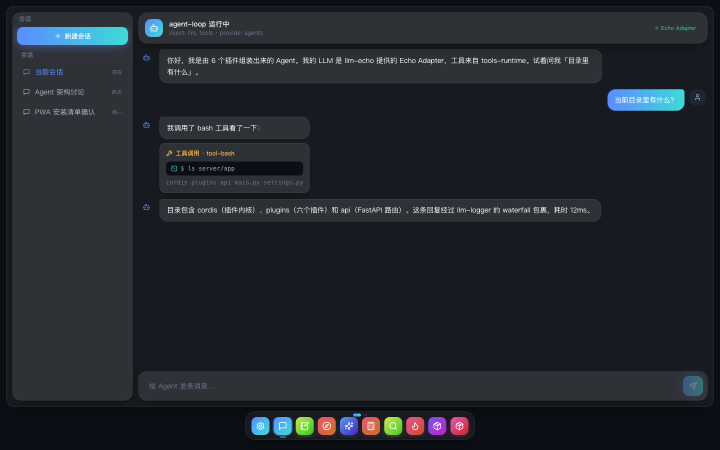
#> input picture dock-fixed.png, 1440 x 900 px (shown at 1/2 size)
$ python compress_image.py ../dock-fixed.png
#> lines starting #> are read from the running program, lines starting #| are printed output that depends on the picture
#> in main, img is the input picture: PIL image 1440x900 RGB; mean R, G, B 33, 36.9, 43.2
#!/usr/bin/env python3
"""Compress an image to be used as a website logo, keeping it under a target size.

Usage:
    python compress_image.py INPUT [OUTPUT] [--max-size 512] [--max-kb 100] [--format webp]

- Resizes so the longest side <= --max-size (keeps aspect ratio).
- Preserves transparency (RGBA) for webp/png.
- Binary-searches the quality setting until the file is <= --max-kb.
- Falls back to the smallest result found if the target can't be met, and warns.
"""
import argparse
import sys
from pathlib import Path

from PIL import Image


def shrink_to_max(image: Image.Image, max_size: int) -> Image.Image:
    """Resize so the longest side is at most max_size, keeping aspect ratio."""
#> called with max_size = 512
    w, h = image.size
#> w = 1440; h = 900
    longest = max(w, h)
#> longest = 1440
    if longest <= max_size:
        return image
    scale = max_size / longest
#> scale = 0.356
    new_size = (max(1, round(w * scale)), max(1, round(h * scale)))
#> new_size = (512, 320)
    # LANCZOS keeps logos crisp when downscaling.
    return image.resize(new_size, Image.LANCZOS)
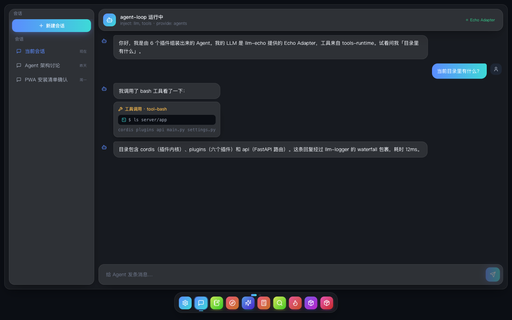
#> returned value: PIL image 512x320 RGBA; mean R, G, B, A 33, 36.9, 43.2, 255
#| resized to (512, 320)


def save_bytes(image: Image.Image, path: Path, fmt: str, quality: int) -> int:
    image.save(path, format=fmt, quality=quality, method=6)
    return path.stat().st_size


def compress(image: Image.Image, out_path: Path, fmt: str, max_kb: int) -> int:
#> called with fmt = 'WEBP', max_kb = 100
    target = max_kb * 1024
    # WebP quality range is 0-100; binary search for the largest quality
    # that still fits under the target size.
    lo, hi = 0, 100
    best_quality, best_size = 100, save_bytes(image, out_path, fmt, 100)
#> best_quality = 100; best_size = 15142
    if best_size <= target:
        return best_size

    while lo <= hi:
        mid = (lo + hi) // 2
        size = save_bytes(image, out_path, fmt, mid)
        if size <= target:
            best_quality, best_size = mid, size
            lo = mid + 1  # try higher quality
        else:
            hi = mid - 1

    # Write the best result we found.
    save_bytes(image, out_path, fmt, best_quality)
    return best_size


def main() -> int:
    parser = argparse.ArgumentParser(description="Compress an image for use as a website logo.")
    parser.add_argument("input", help="Path to the source image.")
    parser.add_argument("output", nargs="?", help="Output path (default: input stem + '-logo' + ext).")
    parser.add_argument("--max-size", type=int, default=512, help="Longest side in px (default 512).")
    parser.add_argument("--max-kb", type=int, default=100, help="Target max size in KB (default 100).")
    parser.add_argument("--format", choices=["webp", "png"], default="webp",
                        help="Output format (default webp; both keep transparency).")
    args = parser.parse_args()

    src = Path(args.input)
    if not src.exists():
        print(f"error: input not found: {src}", file=sys.stderr)
        return 1

    with Image.open(src) as img:
        img = img.convert("RGBA")
        img = shrink_to_max(img, args.max_size)
        print(f"resized to {img.size}")

        out_path = Path(args.output) if args.output else src.with_name(f"{src.stem}-logo.{args.format}")
        size = compress(img, out_path, args.format.upper(), args.max_kb)
#> size = 15142
        kb = size / 1024
#> kb = 14.79
        if kb <= args.max_kb:
            print(f"ok: {out_path} -> {kb:.1f} KB (<= {args.max_kb} KB)")
#| ok: ../dock-fixed-logo.webp -> 14.8 KB (<= 100 KB)
        else:
            print(f"warn: could not reach {args.max_kb} KB; smallest was {kb:.1f} KB at {out_path}", file=sys.stderr)
        return 0


if __name__ == "__main__":
    raise SystemExit(main())
#> (the program exits here)

$ run again, on m1711-mobile-plugins.png
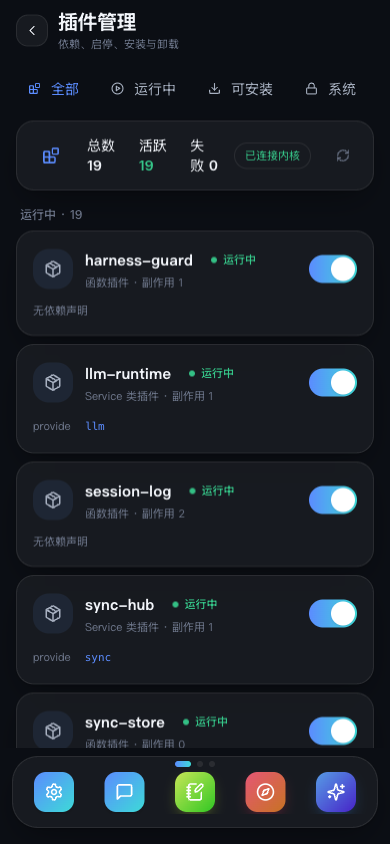
#> input picture m1711-mobile-plugins.png, 390 x 844 px
#> in main, img is the input picture: PIL image 390x844 RGB; mean R, G, B 27.3, 32.5, 39.4
#> img: PIL image 390x844 RGBA
#> in shrink_to_max, `return image.resize(new_size, Image.LANCZOS)`:
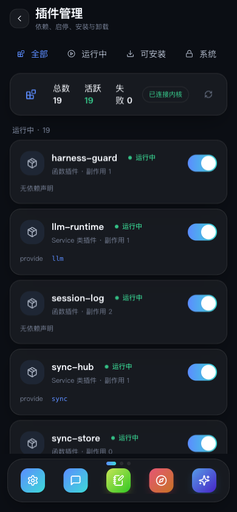
#> returned value: PIL image 237x512 RGBA; mean R, G, B, A 27.3, 32.5, 39.3, 255
#| resized to (237, 512)
#> best_quality = 100; best_size = 22058
#> kb = 21.54
#| ok: ../m1711-mobile-plugins-logo.webp -> 21.5 KB (<= 100 KB)
